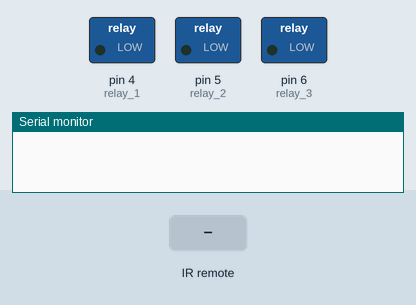
A sketch run on a simulated Arduino Nano, built with avr-gcc and run on an emulated ATmega328P. Parts: switched loads named in the sketch (green lamp = pin HIGH), the last lines printed to the serial monitor. The test bench sets the inputs (shaded band).

Above: at 1.2 s.
1.3 s: infrared code 0xFFA25D received
At 1.9 s:
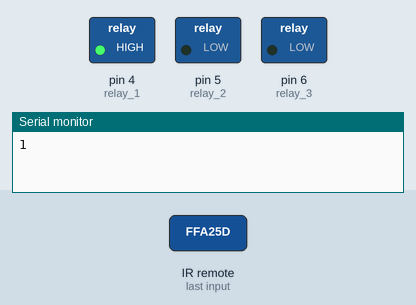
2.8 s: infrared code 0xFF629D received
At 3.1 s:
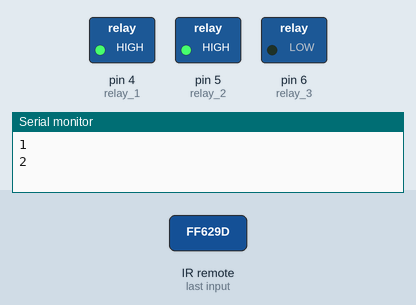
4.3 s: infrared code 0xFFE21D received
At 5.4 s:
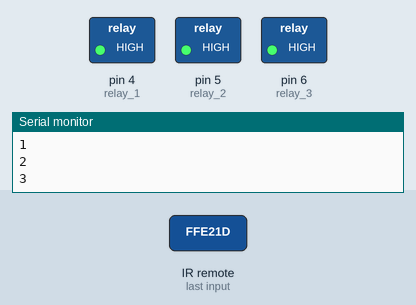
5.8 s: infrared code 0xFF22DD received
At 6.6 s:
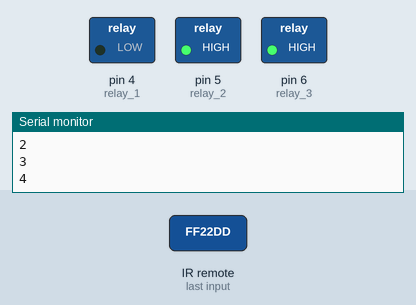
7.3 s: infrared code 0xFF02FD received
At 7.7 s:
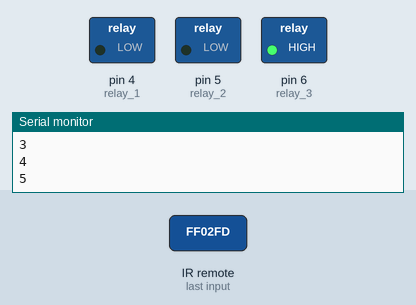
8.8 s: infrared code 0xFFC23D received
At 10.0 s:
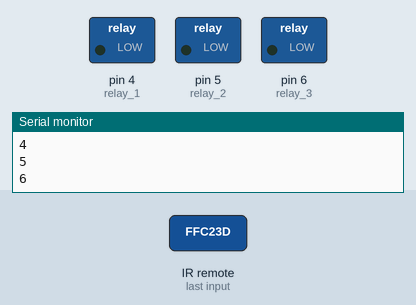
Timing chart, 0 to 11.3 s (numbered marks = the images above; inputs shaded):
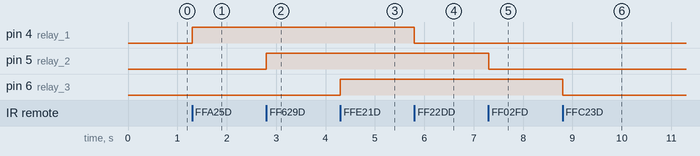

Measured:
- after the input at 1.3 s, pin 4 (relay_1): LOW → HIGH at once
- after the input at 2.8 s, pin 5 (relay_2): LOW → HIGH at once
- after the input at 4.3 s, pin 6 (relay_3): LOW → HIGH at once
- after the input at 5.8 s, pin 4 (relay_1): HIGH → LOW at once
- after the input at 7.3 s, pin 5 (relay_2): HIGH → LOW at once
- after the input at 8.8 s, pin 6 (relay_3): HIGH → LOW at once

The sketch:

control_Fluorescent_lamp_20200319.ino
```cpp
/*
arduino nano 3 control Fluorescent lamp by ir remote infrared
Mr.SanTa
*/
#include <IRremote.h>

const int RECV_PIN = 7;

const int relay_1 = 4; // control light 1st floor
const int relay_2 = 5; // control light 2nd floor
const int relay_3 = 6; // control light 3rd floor

IRrecv irrecv(RECV_PIN);
decode_results results;
unsigned long key_value = 0;

void setup(){
  Serial.begin(9600);
  irrecv.enableIRIn();
  irrecv.blink13(true);

  pinMode(relay_1,OUTPUT);
  pinMode(relay_2,OUTPUT);
  pinMode(relay_3,OUTPUT);

  digitalWrite(relay_1,LOW);
  digitalWrite(relay_2,LOW);
  digitalWrite(relay_3,LOW);
}

void loop(){
  if (irrecv.decode(&results)){

        if (results.value == 0XFFFFFFFF)
          results.value = key_value;

        switch(results.value){
          case 0xFFA25D:
          Serial.println("1");
          digitalWrite(relay_1,HIGH);
          break;
          case 0xFF629D:
          Serial.println("2");
          digitalWrite(relay_2,HIGH);
          break;
          case 0xFFE21D:
          Serial.println("3");
          digitalWrite(relay_3,HIGH);
          break;
          case 0xFF22DD:
          Serial.println("4");
          digitalWrite(relay_1,LOW);
          break;
          case 0xFF02FD:
          Serial.println("5");
          digitalWrite(relay_2,LOW);
          break ;
          case 0xFFC23D:
          Serial.println("6");
          digitalWrite(relay_3,LOW);
          break ;
          case 0xFFE01F:
          Serial.println("7");
          break ;
          case 0xFFA857:
          Serial.println("8");
          break ;
          case 0xFF906F:
          Serial.println("9");
          digitalWrite(relay_1,HIGH);
          digitalWrite(relay_2,HIGH);
          digitalWrite(relay_3,HIGH);
          break ;
          case 0xFF6897:
          Serial.println("??");
          break ;
          case 0xFF9867:
          Serial.println("0");
          digitalWrite(relay_1,LOW);
          digitalWrite(relay_2,LOW);
          digitalWrite(relay_3,LOW);
          break ;
          case 0xFFB04F:
          Serial.println("200+");
          break ;
          case 0xFF30CF:
          Serial.println("1");
          break ;
          case 0xFF18E7:
          Serial.println("2");
          break ;
          case 0xFF7A85:
          Serial.println("3");
          break ;
          case 0xFF10EF:
          Serial.println("4");
          break ;
          case 0xFF38C7:
          Serial.println("5");
          break ;
          case 0xFF5AA5:
          Serial.println("6");
          break ;
          case 0xFF42BD:
          Serial.println("7");
          break ;
          case 0xFF4AB5:
          Serial.println("8");
          break ;
          case 0xFF52AD:
          Serial.println("9");
          break ;
        }
        key_value = results.value;
        irrecv.resume();
  }
}
```
